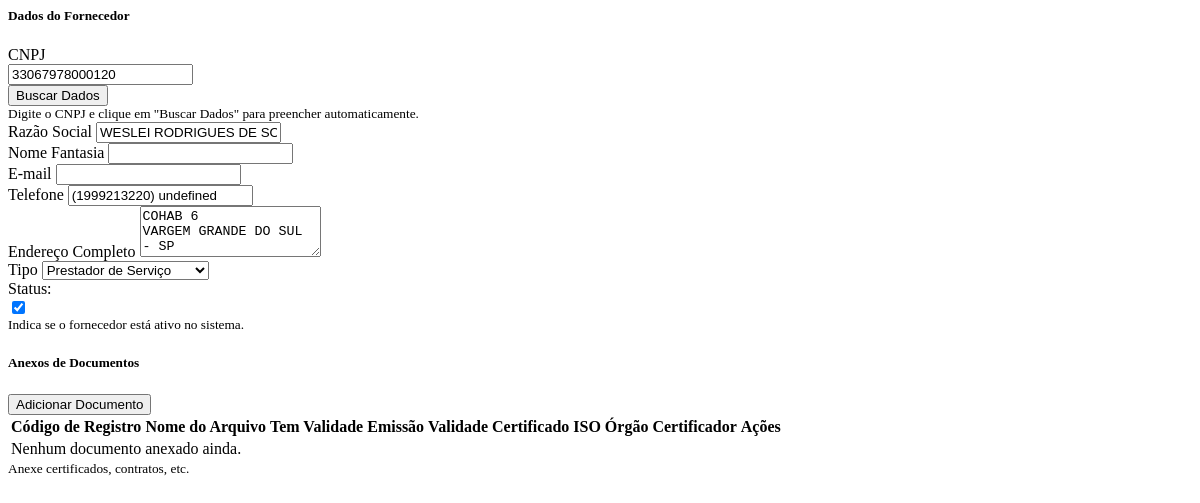
Before: /fornecedores/get_form/a8c9a606-1308-46d6-a77d-9b395bc55e4f/ with the older database file.
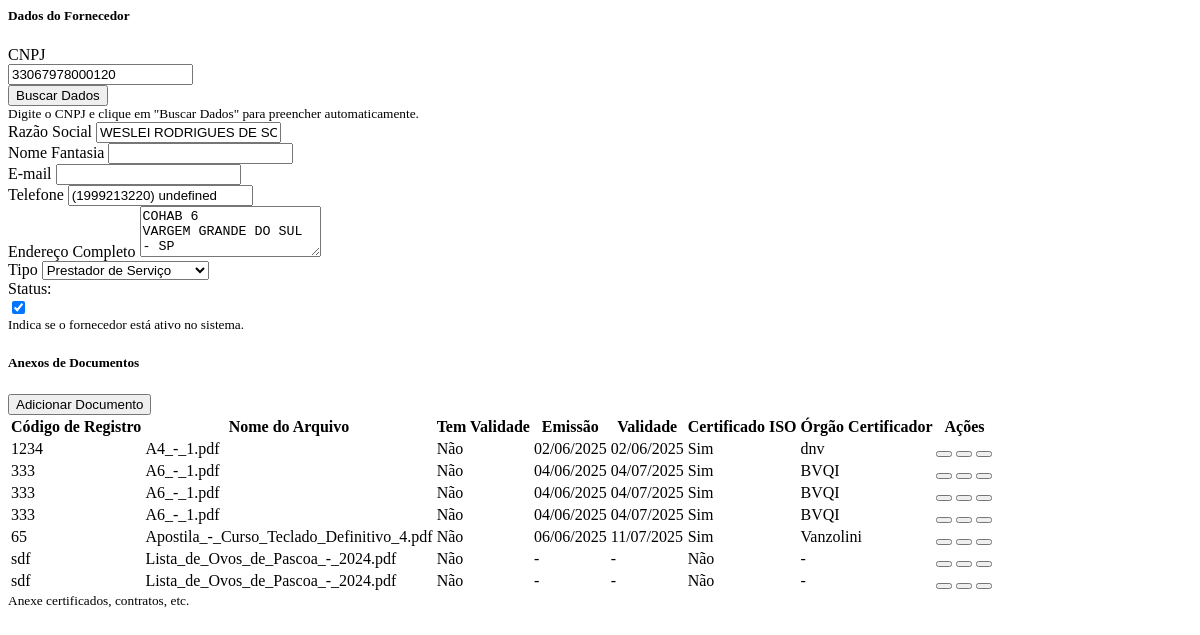
After: the same page with the newer database file.
### app.py (models this page shows, shortened)
class Fornecedor(db.Model):
    id = db.Column(db.Integer, primary_key=True)
    cnpj = db.Column(db.String(18), unique=True, nullable=False)
    razao_social = db.Column(db.String(255), nullable=False)
    nome_fantasia = db.Column(db.String(255))
    email = db.Column(db.String(255))
    telefone = db.Column(db.String(20))
    endereco = db.Column(db.String(255))
    tipo = db.Column(db.String(50), nullable=False) # 'servico' ou 'material'
    status = db.Column(db.Boolean, default=True, nullable=False) # True para ativo, False para inativo
    public_id = db.Column(db.String(36), unique=True, nullable=False, default=lambda: str(uuid4()))
    documentos = db.relationship('DocumentoFornecedor', backref='fornecedor', lazy=True, cascade="all, delete-orphan")

class DocumentoFornecedor(db.Model):
    id = db.Column(db.Integer, primary_key=True)
    fornecedor_id = db.Column(db.Integer, db.ForeignKey('fornecedor.id'), nullable=False)
    codigo_registro = db.Column(db.String(100))
    tem_validade = db.Column(db.Boolean, default=False, nullable=False)
    data_emissao = db.Column(db.Date, nullable=True)
    data_validade = db.Column(db.Date, nullable=True)
    is_certificado_iso = db.Column(db.Boolean, default=False, nullable=False)
    orgao_certificador = db.Column(db.String(255), nullable=True)
    nome_arquivo = db.Column(db.String(255), nullable=False)
    caminho_arquivo = db.Column(db.String(255), nullable=False) # Caminho relativo dentro do UPLOAD_FOLDER
    public_id = db.Column(db.String(36), unique=True, nullable=False, default=lambda: str(uuid4()))

### app.py (the view)
@app.route('/fornecedores/get_form/', defaults={'public_id': None}, methods=['GET'])
@app.route('/fornecedores/get_form/<public_id>/', methods=['GET'])
def get_fornecedor_form(public_id=None): # Torna public_id explicitamente opcional
    try:
        print(f"Recebida requisição para /fornecedores/get_form/ com public_id: {public_id}")
        fornecedor = None
        if public_id:
            print(f"Buscando fornecedor com public_id: {public_id}")
            fornecedor = Fornecedor.query.filter_by(public_id=public_id).first_or_404()
            print(f"Fornecedor encontrado: {fornecedor is not None}")
        print(f"Renderizando template _form_fornecedor_content.html. Passando fornecedor: {fornecedor.cnpj if fornecedor else 'None'}")
        return render_template('_form_fornecedor_content.html', fornecedor=fornecedor)
    except Exception as e:
        print(f"Erro na rota /fornecedores/get_form/: {e}")
        return jsonify({'error': f'Erro interno ao carregar formulário: {e}'}), 500

### templates/_form_fornecedor_content.html (shortened to what this page needs)
<form id="formFornecedorModal">
    <div class="card mb-4 border-0 shadow-sm">
        <div class="card-header bg-white">
            <h5 class="mb-0">Dados do Fornecedor</h5>
        </div>
        <div class="card-body">
            <div class="form-group required-field">
                <label for="cnpj_modal">CNPJ</label>
                <div class="input-group">
                    <input type="text" class="form-control" id="cnpj_modal" name="cnpj" placeholder="Digite o CNPJ" required value="{{ fornecedor.cnpj if fornecedor else '' }}">
                    <div class="input-group-append">
                        <button class="btn btn-outline-secondary" type="button" id="buscar-cnpj-modal">Buscar Dados</button>
                    </div>
                </div>
                <small class="form-text text-muted">Digite o CNPJ e clique em "Buscar Dados" para preencher automaticamente.</small>
            </div>
            <div class="form-group">
                <label for="razao_social_modal">Razão Social</label>
                <input type="text" class="form-control" id="razao_social_modal" name="razao_social" readonly value="{{ fornecedor.razao_social if fornecedor else '' }}">
            </div>
            <div class="form-group">
                <label for="nome_fantasia_modal">Nome Fantasia</label>
                <input type="text" class="form-control" id="nome_fantasia_modal" name="nome_fantasia" readonly value="{{ fornecedor.nome_fantasia if fornecedor else '' }}">
            </div>
            <div class="form-group">
                <label for="email_modal">E-mail</label>
                <input type="email" class="form-control" id="email_modal" name="email" readonly value="{{ fornecedor.email if fornecedor else '' }}">
            </div>
            <div class="form-group">
                <label for="telefone_modal">Telefone</label>
                <input type="text" class="form-control" id="telefone_modal" name="telefone" readonly value="{{ fornecedor.telefone if fornecedor else '' }}">
            </div>
            <div class="form-group">
                <label for="endereco_modal">Endereço Completo</label>
                <textarea class="form-control" id="endereco_modal" name="endereco" rows="3" readonly>{{ fornecedor.endereco if fornecedor else '' }}</textarea>
            </div>
            <div class="form-row">
                <div class="form-group col-md-6 required-field">
                    <label for="tipo_modal">Tipo</label>
                    <select class="form-control" id="tipo_modal" name="tipo" required>
                        <option value="prestador_servico" {% if fornecedor and fornecedor.tipo == 'prestador_servico' %}selected{% endif %}>Prestador de Serviço</option>
                    </select>
                </div>
                <div class="form-group col-md-6">
                    <label for="status_modal">Status:</label>
                     <div class="toggle-switch d-inline-block align-middle ml-2">
                        <input type="checkbox" id="status_modal" name="status" value="True" checked>
                    </div>
                     <small class="form-text text-muted">Indica se o fornecedor está ativo no sistema.</small>
                </div>
            </div>
        </div>
    </div>
    <div class="card mb-4 border-0 shadow-sm">
        <div class="card-header bg-white d-flex justify-content-between align-items-center">
            <h5 class="mb-0">Anexos de Documentos</h5>
            <button type="button" class="btn btn-success btn-sm" id="btnAdicionarDocumentoModal" data-toggle="modal" data-target="#modalGerenciarDocumento">
                 Adicionar Documento
            </button>
        </div>
        <div class="card-body">
            <div class="table-responsive">
                <table class="table table-bordered table-striped table-documents">
                    <thead>
                        <tr>
                            <th>Código de Registro</th>
                            <th>Nome do Arquivo</th>
                            <th>Tem Validade</th>
                            <th>Emissão</th>
                            <th>Validade</th>
                            <th>Certificado ISO</th>
                            <th>Órgão Certificador</th>
                            <th class="text-center">Ações</th>
                        </tr>
                    </thead>
                    <tbody id="listaDocumentosBodyModal">
                         {% if fornecedor and fornecedor.documentos %}
                            {% for documento in fornecedor.documentos %}
                            <tr>
                                <td>{{ documento.codigo_registro }}</td>
                                <td>{{ documento.nome_arquivo }}</td>
                                <td>{{ 'Sim' if documento.tem_validade else 'Não' }}</td>
                                <td>{{ documento.data_emissao.strftime('%d/%m/%Y') if documento.data_emissao else '-' }}</td>
                                <td>{{ documento.data_validade.strftime('%d/%m/%Y') if documento.data_validade else '-' }}</td>
                                <td>{{ 'Sim' if documento.is_certificado_iso else 'Não' }}</td>
                                <td>{{ documento.orgao_certificador or '-' }}</td>
                                <td class="text-center">
                                    <button type="button" class="btn btn-info btn-sm visualizar-documento" data-public-id="{{ documento.public_id }}"></button>
                                    <button type="button" class="btn btn-warning btn-sm editar-documento" data-public-id="{{ documento.public_id }}"></button>
                                    <button type="button" class="btn btn-danger btn-sm excluir-documento" data-public-id="{{ documento.public_id }}"></button>
                                </td>
                            </tr>
                            {% endfor %}
                         {% else %}
                         <tr>
                            <td colspan="8" class="text-center text-muted no-documents-row">Nenhum documento anexado ainda.</td>
                        </tr>
                         {% endif %}
                    </tbody>
                </table>
            </div>
             <small class="form-text text-muted">Anexe certificados, contratos, etc.</small>
        </div>
    </div>
</form>

Changed rows visible on the page:
added DocumentoFornecedor: codigo_registro "1234", nome_arquivo "A4_-_1.pdf", tem_validade "Não", data_emissao "02/06/2025", data_validade "02/06/2025", is_certificado_iso "Sim", orgao_certificador "dnv"
added DocumentoFornecedor: codigo_registro "333", nome_arquivo "A6_-_1.pdf", tem_validade "Não", data_emissao "04/06/2025", data_validade "04/07/2025", is_certificado_iso "Sim", orgao_certificador "BVQI"
added DocumentoFornecedor: codigo_registro "333", nome_arquivo "A6_-_1.pdf", tem_validade "Não", data_emissao "04/06/2025", data_validade "04/07/2025", is_certificado_iso "Sim", orgao_certificador "BVQI"
added DocumentoFornecedor: codigo_registro "333", nome_arquivo "A6_-_1.pdf", tem_validade "Não", data_emissao "04/06/2025", data_validade "04/07/2025", is_certificado_iso "Sim", orgao_certificador "BVQI"
added DocumentoFornecedor: codigo_registro "65", nome_arquivo "Apostila_-_Curso_Teclado_Definitivo_4.pdf", tem_validade "Não", data_emissao "06/06/2025", data_validade "11/07/2025", is_certificado_iso "Sim", orgao_certificador "Vanzolini"
added DocumentoFornecedor: codigo_registro "sdf", nome_arquivo "Lista_de_Ovos_de_Pascoa_-_2024.pdf", tem_validade "Não", data_emissao "-", data_validade "-", is_certificado_iso "Não", orgao_certificador "-"
added DocumentoFornecedor: codigo_registro "sdf", nome_arquivo "Lista_de_Ovos_de_Pascoa_-_2024.pdf", tem_validade "Não", data_emissao "-", data_validade "-", is_certificado_iso "Não", orgao_certificador "-"
Other visible differences:
text no longer shown: "Nenhum documento anexado ainda."
